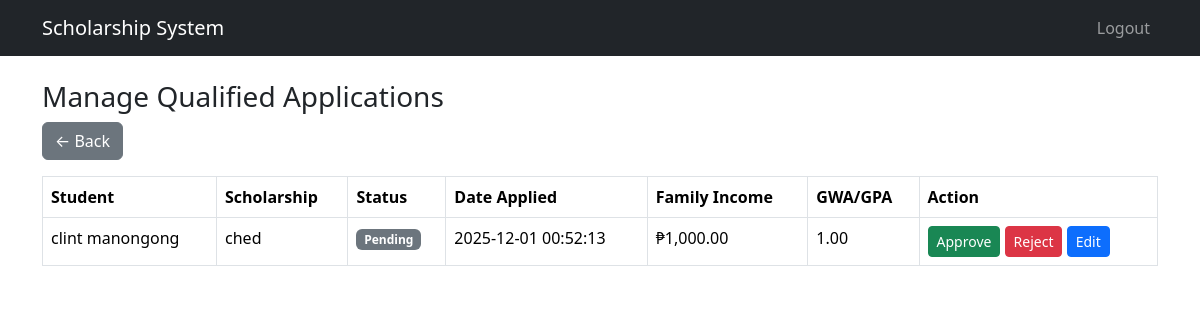
Page /admin/applications.php (signed in) on the committed database.
### tables this page shows
CREATE TABLE `applications` (
  `application_id` int(11) NOT NULL,
  `scholarship_id` int(11) DEFAULT NULL,
  `student_id` int(11) DEFAULT NULL,
  `date_applied` datetime DEFAULT current_timestamp(),
  `documents` text DEFAULT NULL,
  `status` enum('Pending','Approved','Rejected','For Interview') DEFAULT 'Pending',
  `remarks` text DEFAULT NULL,
  `admin_seen` tinyint(1) DEFAULT 0
);

CREATE TABLE `students` (
  `student_id` int(11) NOT NULL,
  `user_id` int(11) DEFAULT NULL,
  `first_name` varchar(50) DEFAULT NULL,
  `last_name` varchar(50) DEFAULT NULL,
  `birthdate` date DEFAULT NULL,
  `gender` enum('Male','Female','Other') DEFAULT NULL,
  `address` text DEFAULT NULL,
  `contact_number` varchar(20) DEFAULT NULL,
  `email` varchar(100) DEFAULT NULL,
  `school_name` varchar(100) DEFAULT NULL,
  `course` varchar(100) DEFAULT NULL,
  `year_level` varchar(20) DEFAULT NULL,
  `gpa` decimal(3,2) DEFAULT NULL,
  `family_income` decimal(10,2) DEFAULT NULL,
  `created_at` datetime DEFAULT current_timestamp()
);

CREATE TABLE `scholarships` (
  `scholarship_id` int(11) NOT NULL,
  `name` varchar(100) DEFAULT NULL,
  `description` text DEFAULT NULL,
  `requirements` text DEFAULT NULL,
  `sponsor` varchar(100) DEFAULT NULL,
  `start_date` date DEFAULT NULL,
  `end_date` date DEFAULT NULL,
  `amount` decimal(10,2) DEFAULT NULL,
  `status` enum('Open','Closed') DEFAULT 'Open'
);

### admin/applications.php (the view, shortened to what this page needs)
<?php
$income_limit = 20000;
$gwa_limit = 2.50;
$db = (new Database())->connect();
$errors = [];
try {
    $stmt = $db->prepare("
        SELECT
            a.application_id,
            st.first_name,
            st.last_name,
            sch.name AS scholarship_name,
            a.remarks,
            a.status,
            a.date_applied,
            st.family_income,
            st.gpa
        FROM applications a
        JOIN students st ON a.student_id = st.student_id
        JOIN scholarships sch ON a.scholarship_id = sch.scholarship_id
        -- Filter condition: show applications meeting BOTH income and GWA criteria
        WHERE st.family_income <= :income_limit
        AND st.gpa <= :gwa_limit
        ORDER BY a.date_applied DESC
    ");
    $stmt->bindParam(':income_limit', $income_limit, PDO::PARAM_INT);
    $stmt->bindParam(':gwa_limit', $gwa_limit, PDO::PARAM_STR);
    $stmt->execute();
    $applications = $stmt->fetchAll(PDO::FETCH_ASSOC);
} catch (PDOException $e) {
    $errors[] = "Database Error: Could not fetch applications. " . $e->getMessage();
    $applications = [];
}
include '../includes/header.php';
?>
<div class="container mt-4">
    <h3>Manage Qualified Applications</h3>
    <button type="button" onclick="window.location.href='dashboard.php'" class="btn btn-secondary mb-3">← Back</button>
    <table class="table table-bordered">
        <thead>
            <tr>
                <th>Student</th>
                <th>Scholarship</th>
                <th>Status</th>
                <th>Date Applied</th>
                <th>Family Income</th>
                <th>GWA/GPA</th> <th>Action</th>
            </tr>
        </thead>
        <tbody>
        <?php foreach($applications as $a): ?>
        <tr>
            <td><?= htmlspecialchars($a['first_name'].' '.$a['last_name']) ?></td>
            <td><?= htmlspecialchars($a['scholarship_name']) ?></td>
            <td>
                <?php
                $badgeClass = match($a['status']) {
                    'Approved' => 'bg-success',
                    'Rejected' => 'bg-danger',
                    'For Interview' => 'bg-warning text-dark',
                    default => 'bg-secondary'
                };
                ?>
                <span class="badge <?= $badgeClass ?>"><?= $a['status'] ?></span>
            </td>
            <td><?= $a['date_applied'] ?></td>
            <td>₱<?= number_format($a['family_income'], 2) ?></td>
            <td><?= number_format($a['gpa'], 2) ?></td> <td>
                <form method="post" class="d-inline">
                    <?php if ($a['status'] == 'Pending' || $a['status'] == 'Rejected'): ?>
                        <button type="submit" name="action_type" value="approve" class="btn btn-success btn-sm">Approve</button>
                    <?php endif; ?>
                    <?php if ($a['status'] == 'Pending' || $a['status'] == 'Approved'): ?>
                        <button type="submit" name="action_type" value="reject" class="btn btn-danger btn-sm">Reject</button>
                    <?php endif; ?>
                    <button type="button" class="btn btn-primary btn-sm" data-bs-toggle="modal" data-bs-target="#editModal<?= $a['application_id'] ?>">Edit</button>
                </form>
            </td>
        </tr>
        <?php endforeach; ?>
        </tbody>
    </table>
</div>
<?php include '../includes/footer.php'; ?>

### rows in the picture
applications: student.last_name "clint manongong", scholarship.name "ched", status "Pending", date_applied "2025-12-01 00:52:13", student.family_income "1,000.00", student.gpa "1.00", shows "Approve", shows "Reject"
